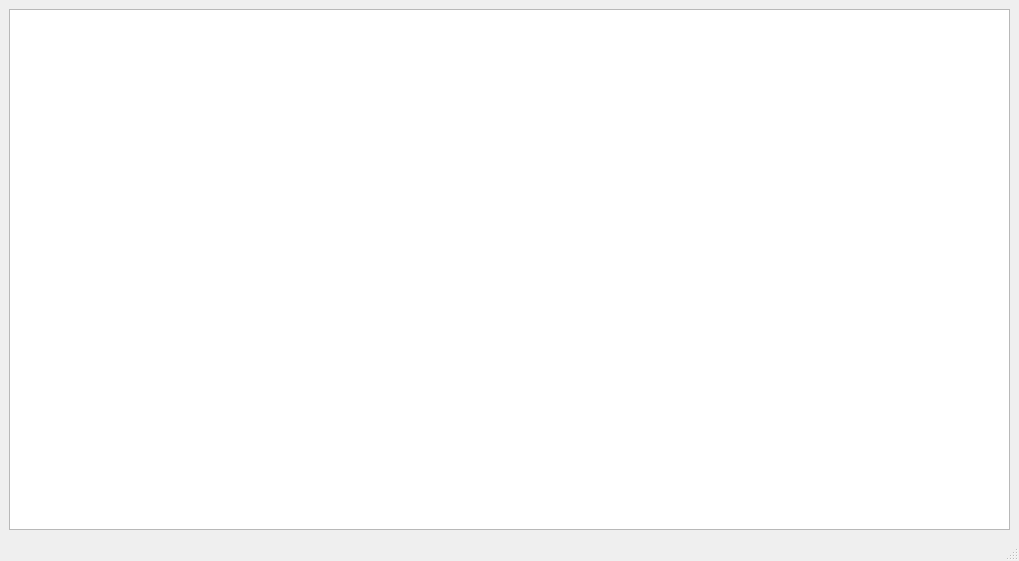
<?xml version="1.0" encoding="UTF-8"?>
<ui version="4.0">
 <class>MainWindow</class>
 <widget class="QMainWindow" name="MainWindow">
  <property name="geometry">
   <rect>
    <x>0</x>
    <y>0</y>
    <width>1019</width>
    <height>561</height>
   </rect>
  </property>
  <property name="windowTitle">
   <string>MainWindow</string>
  </property>
  <widget class="QWidget" name="centralwidget">
   <layout class="QVBoxLayout" name="verticalLayout">
    <item>
     <widget class="QTextEdit" name="textEdit"/>
    </item>
   </layout>
  </widget>
  <widget class="QMenuBar" name="menubar">
   <property name="geometry">
    <rect>
     <x>0</x>
     <y>0</y>
     <width>1019</width>
     <height>26</height>
    </rect>
   </property>
  </widget>
  <widget class="QStatusBar" name="statusbar"/>
 </widget>
 <resources/>
 <connections/>
</ui>
